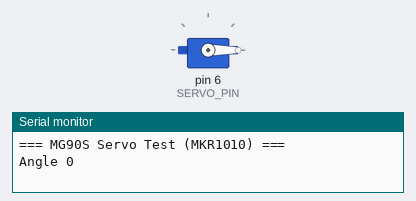
Recording of a sketch running on a simulated Arduino Uno, built with avr-gcc and run on an emulated ATmega328P. Parts: servo, the last lines printed to the serial monitor.

Above: at 3.05 s.
At 6.0 s:
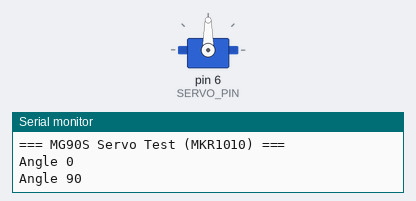
At 9.0 s:
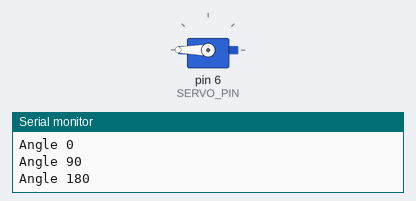
Timing chart, 0 to 10.8 s (numbered marks = the images above):
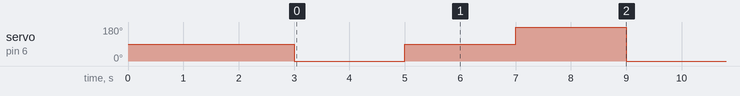

Measured:
- by itself, servo on pin 6 (SERVO_PIN): repeats every 6.0 s: 90° 2.0 s, 180° 2.0 s, 0° 2.0 s

The sketch:

only_MG90S.ino
```cpp
#include <Servo.h>

const int SERVO_PIN = 6;   // Signal wire connected to D5

Servo myServo;

void setup() {
  Serial.begin(115200);
  delay(2000);
  Serial.println("=== MG90S Servo Test (MKR1010) ===");

  // Attach servo, use extended pulse range for MG90S
  myServo.attach(SERVO_PIN, 500, 2500);  // minPulse, maxPulse in microseconds

  // Move to a known start position
  myServo.write(90);   // center
  delay(1000);
}

void loop() {
  Serial.println("Angle 0");
  myServo.write(0);
  delay(2000);

  Serial.println("Angle 90");
  myServo.write(90);
  delay(2000);

  Serial.println("Angle 180");
  myServo.write(180);
  delay(2000);
}
```
